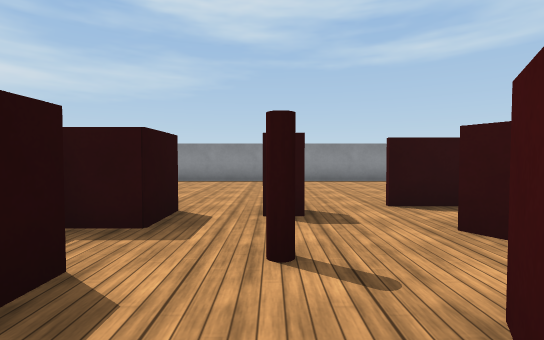
[1] (above)

17 first-person views from a walk through a Webots world. The camera is 0.34 m above the floor, tilts 2° down and sees 85° across. The floor is counted in squares, 0.5 m on a side. Each view is taken from the middle of a square. On the plan, view 1 faces up. The plan holds only what a view shows up to about 10 squares ahead; the rest is blank. Robots are left out. Webots' stock objects and surfaces are drawn as simple stand-ins.

[2]
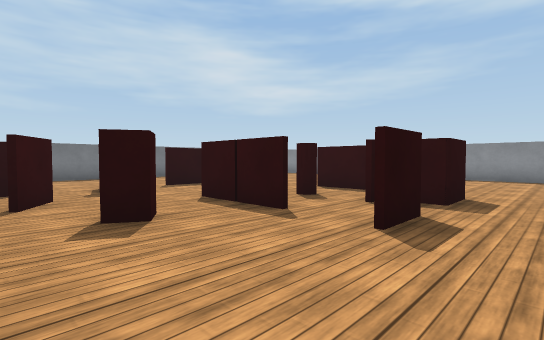

[3]
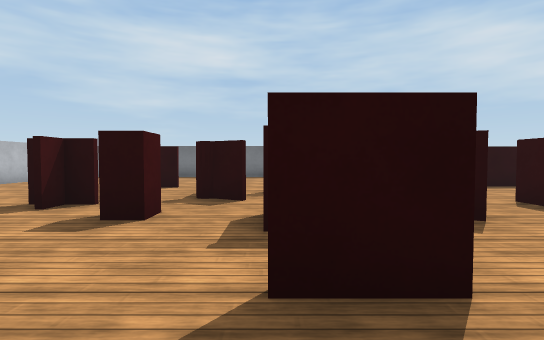

[4]
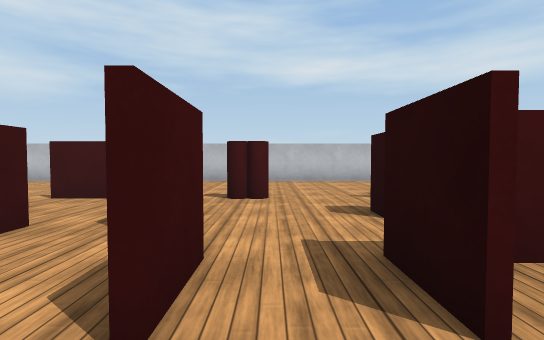

[5]
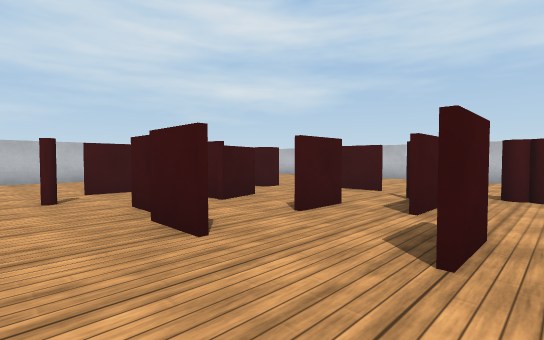

[6]
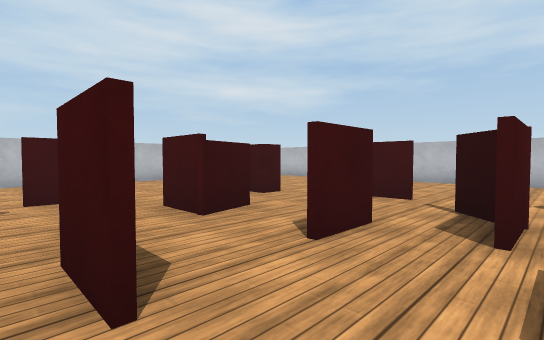

[7]
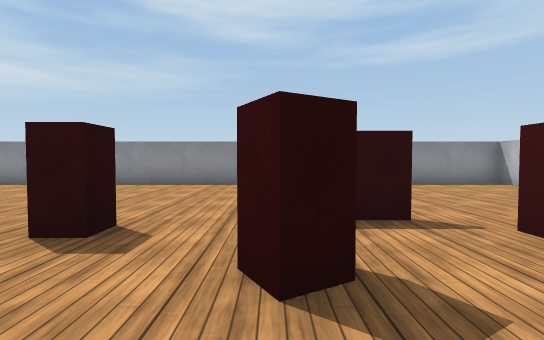

[8]
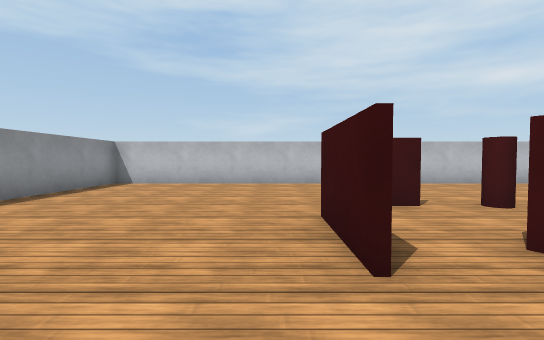

[9]
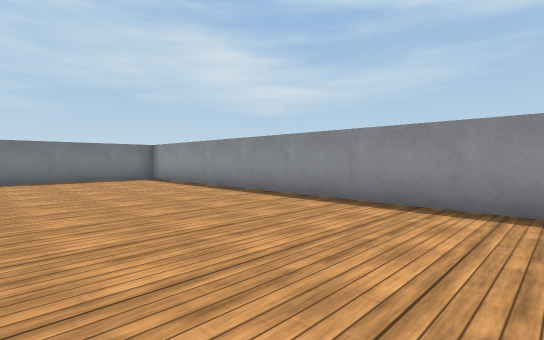

[10]
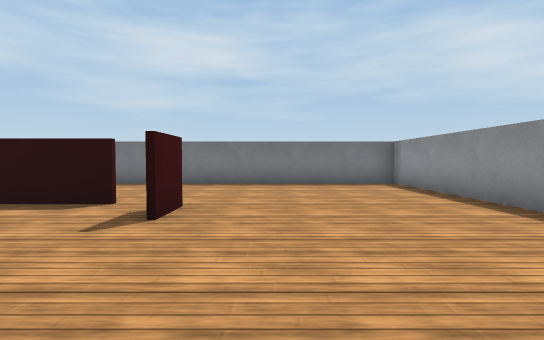

[11]
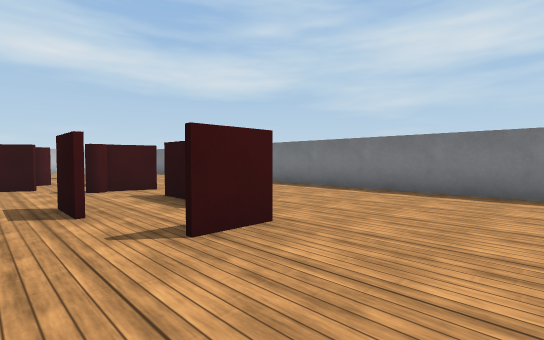

[12]
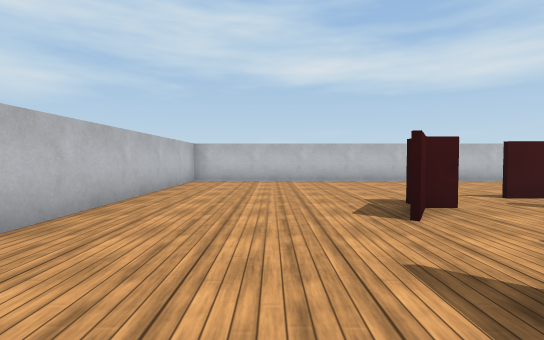

[13]
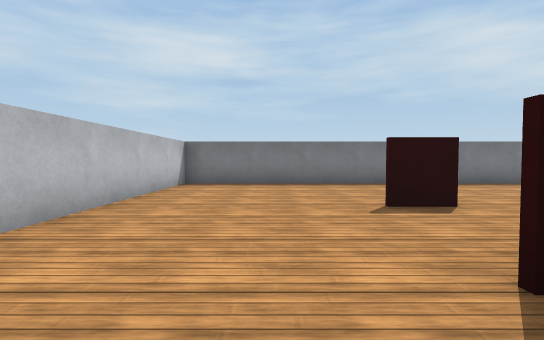

[14]
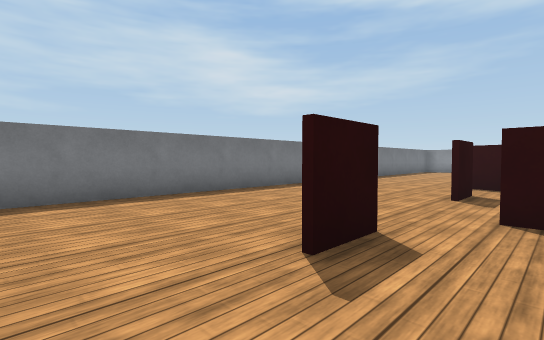

[15]
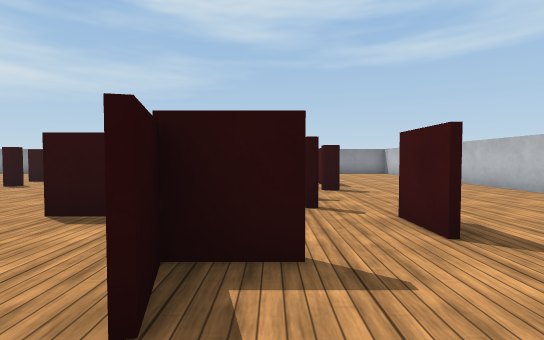

[16]
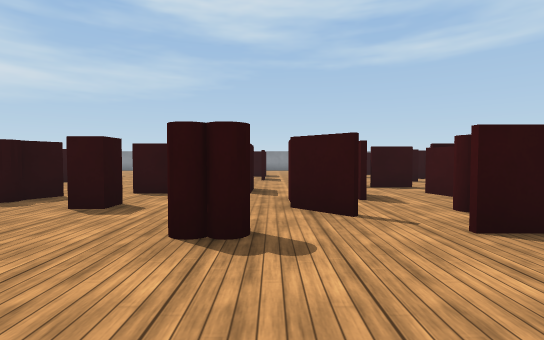

[17]
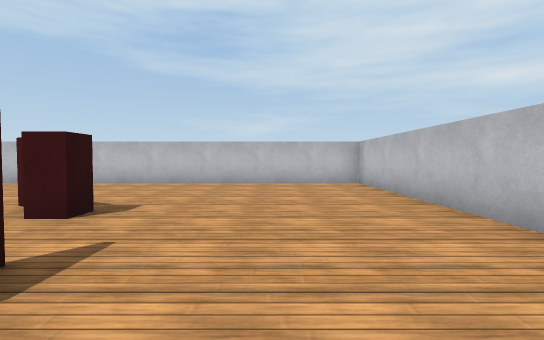

### Floor plan
Key: @ floor where view 1 was taken; # wall or solid block; x gap in a wall; . floor; B red box; P red pole; C red cylinder; T thing the floor can be seen under or through.
Columns run from 12 left of view 1 to 9 right of it. Each row starts with its distance up from view 1.
 10 ######################
  9 #....................#
  8 #....................#
  7 #....................#
  6 #....................#
  5 #....#...............#
  4 #.......##.#B.###....#
  3 #...#.#.C.##..B.x....#
  2 #...#......#P...C....#
  1 #.......##.#.#.#.....#
  0 #....C......@........#
 -1 #.....##BB...#..P#...#
 -2 #..... #.x.......#...#
 -3 #.....C#x#.#.TT#.....#
 -4 #.....#C...x.TT......#
 -5 #.......B..TT.C.B....#
 -6 #....#.##.CC.TT......#
 -7 #....................#
 -8 #....................#
 -9 #....................#
-10 #....................#
-11 ######################

Where each view was taken, in squares from view 1:
view 1: 0 up, 0 right, facing up
view 2: 2 down, 0 right, facing up-left
view 3: 3 down, 0 right, facing left
view 4: 1 down, 2 left, facing down
view 5: 0 up, 2 left, facing down-right
view 6: 1 down, 1 left, facing down-right
view 7: 1 up, 2 right, facing up
view 8: 5 up, 0 right, facing right
view 9: 5 up, 1 left, facing up-left
view 10: 6 up, 3 left, facing left
view 11: 7 up, 5 left, facing down-left
view 12: 1 down, 6 right, facing down
view 13: 8 down, 3 left, facing left
view 14: 8 down, 6 left, facing up-left
view 15: 5 down, 3 right, facing up
view 16: 9 down, 1 left, facing up
view 17: 8 down, 0 right, facing right
